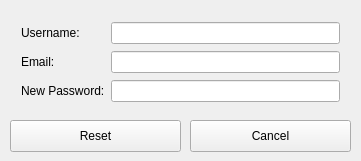
<?xml version="1.0" encoding="UTF-8"?>
<ui version="4.0">
 <class>reset_password_window</class>
 <widget class="QWidget" name="reset_password_window">
  <property name="geometry">
   <rect>
    <x>0</x>
    <y>0</y>
    <width>361</width>
    <height>161</height>
   </rect>
  </property>
  <property name="windowTitle">
   <string>Reset Password</string>
  </property>
  <widget class="QWidget" name="gridLayoutWidget">
   <property name="geometry">
    <rect>
     <x>10</x>
     <y>10</y>
     <width>341</width>
     <height>104</height>
    </rect>
   </property>
   <layout class="QGridLayout" name="gridLayout">
    <item row="1" column="1">
     <widget class="QLineEdit" name="email_input"/>
    </item>
    <item row="2" column="1">
     <widget class="QLineEdit" name="new_password_input"/>
    </item>
    <item row="2" column="0">
     <widget class="QLabel" name="label_3">
      <property name="text">
       <string>New Password:</string>
      </property>
     </widget>
    </item>
    <item row="0" column="0">
     <widget class="QLabel" name="label_2">
      <property name="text">
       <string>Username:</string>
      </property>
     </widget>
    </item>
    <item row="0" column="1">
     <widget class="QLineEdit" name="username_input"/>
    </item>
    <item row="1" column="0">
     <widget class="QLabel" name="label_3">
      <property name="text">
       <string>Email:</string>
      </property>
     </widget>
    </item>
   </layout>
  </widget>
  <widget class="QPushButton" name="reset_button">
   <property name="geometry">
    <rect>
     <x>10</x>
     <y>120</y>
     <width>171</width>
     <height>32</height>
    </rect>
   </property>
   <property name="text">
    <string>Reset</string>
   </property>
  </widget>
  <widget class="QPushButton" name="cancel_button">
   <property name="geometry">
    <rect>
     <x>190</x>
     <y>120</y>
     <width>161</width>
     <height>32</height>
    </rect>
   </property>
   <property name="text">
    <string>Cancel</string>
   </property>
  </widget>
 </widget>
 <layoutdefault spacing="6" margin="11"/>
 <resources/>
 <connections/>
</ui>
